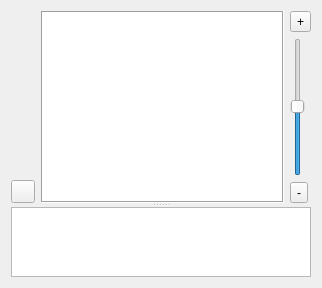
<?xml version="1.0" encoding="UTF-8"?>
<ui version="4.0">
 <class>ImageWidget</class>
 <widget class="QWidget" name="ImageWidget">
  <property name="geometry">
   <rect>
    <x>0</x>
    <y>0</y>
    <width>322</width>
    <height>288</height>
   </rect>
  </property>
  <property name="windowTitle">
   <string>Form</string>
  </property>
  <layout class="QHBoxLayout" name="horizontalLayout">
   <item>
    <widget class="QSplitter" name="splitter">
     <property name="orientation">
      <enum>Qt::Vertical</enum>
     </property>
     <widget class="QWidget" name="layoutWidget">
      <layout class="QHBoxLayout" name="mainPhoto_H_layout">
       <item>
        <layout class="QVBoxLayout" name="fullscreen_layout">
         <item>
          <spacer name="verticalSpacer">
           <property name="orientation">
            <enum>Qt::Vertical</enum>
           </property>
           <property name="sizeHint" stdset="0">
            <size>
             <width>20</width>
             <height>40</height>
            </size>
           </property>
          </spacer>
         </item>
         <item>
          <widget class="QToolButton" name="fullscreen_toolbtn">
           <property name="text">
            <string/>
           </property>
           <property name="icon">
            <iconset resource="../resource.qrc">
             <normaloff>:/icons/icons/full_screen_ic.png</normaloff>:/icons/icons/full_screen_ic.png</iconset>
           </property>
          </widget>
         </item>
        </layout>
       </item>
       <item>
        <widget class="QGraphicsView" name="main_photo_gv">
         <property name="sizePolicy">
          <sizepolicy hsizetype="Expanding" vsizetype="Minimum">
           <horstretch>0</horstretch>
           <verstretch>0</verstretch>
          </sizepolicy>
         </property>
         <property name="frameShape">
          <enum>QFrame::Box</enum>
         </property>
        </widget>
       </item>
       <item>
        <layout class="QVBoxLayout" name="zoom_layout">
         <item>
          <widget class="QToolButton" name="plus_toolbtn">
           <property name="text">
            <string>+</string>
           </property>
          </widget>
         </item>
         <item>
          <widget class="QSlider" name="zoom_v_slider">
           <property name="minimum">
            <number>-100</number>
           </property>
           <property name="value">
            <number>0</number>
           </property>
           <property name="sliderPosition">
            <number>0</number>
           </property>
           <property name="orientation">
            <enum>Qt::Vertical</enum>
           </property>
          </widget>
         </item>
         <item>
          <widget class="QToolButton" name="minus_toolbtn">
           <property name="text">
            <string>-</string>
           </property>
          </widget>
         </item>
        </layout>
       </item>
      </layout>
     </widget>
     <widget class="QTableView" name="preview_table">
      <property name="sizePolicy">
       <sizepolicy hsizetype="Expanding" vsizetype="Maximum">
        <horstretch>0</horstretch>
        <verstretch>0</verstretch>
       </sizepolicy>
      </property>
      <property name="maximumSize">
       <size>
        <width>16777215</width>
        <height>140</height>
       </size>
      </property>
      <property name="editTriggers">
       <set>QAbstractItemView::NoEditTriggers</set>
      </property>
      <property name="selectionMode">
       <enum>QAbstractItemView::SingleSelection</enum>
      </property>
      <property name="selectionBehavior">
       <enum>QAbstractItemView::SelectColumns</enum>
      </property>
      <property name="iconSize">
       <size>
        <width>100</width>
        <height>100</height>
       </size>
      </property>
      <property name="showGrid">
       <bool>false</bool>
      </property>
      <property name="cornerButtonEnabled">
       <bool>false</bool>
      </property>
      <attribute name="horizontalHeaderVisible">
       <bool>false</bool>
      </attribute>
      <attribute name="verticalHeaderVisible">
       <bool>false</bool>
      </attribute>
     </widget>
    </widget>
   </item>
  </layout>
 </widget>
 <resources>
  <include location="../resource.qrc"/>
 </resources>
 <connections/>
</ui>
